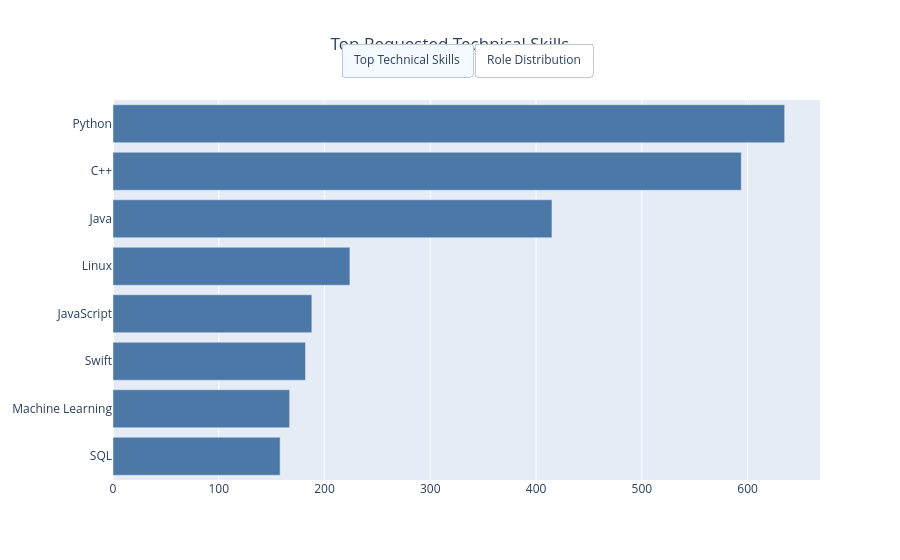

The code cell stored with this chart in its notebook:
### Code cell
import pandas as pd
import numpy as np
import re
from sklearn.model_selection import train_test_split
from sklearn.feature_extraction.text import TfidfVectorizer
from sklearn.ensemble import RandomForestClassifier
from sklearn.metrics import classification_report
import plotly.graph_objects as go

df = pd.read_csv('C:\\Users\\ARUN\\Downloads\\apple_jobs_cleaned.csv')
df = df.drop_duplicates().fillna('')

def extract_years(text):
    match = re.search(r'(\d+)\+?\s*(?:-|to)?\s*\d*\s*years?', str(text), re.IGNORECASE)
    return int(match.group(1)) if match else 0

def extract_education(text):
    text = str(text).upper()
    if 'PHD' in text: return 'PhD'
    if 'MS' in text or 'MASTER' in text: return 'Masters'
    if 'BS' in text or 'BACHELOR' in text: return 'Bachelors'
    return 'Not Specified'

def categorize_role(title):
    title = str(title).lower()
    if 'software' in title or 'developer' in title or 'ios' in title: return 'Software Engineering'
    if 'hardware' in title or 'silicon' in title or 'asic' in title: return 'Hardware Engineering'
    if 'data' in title or 'machine learning' in title or 'ai' in title: return 'Data & AI'
    if 'manager' in title or 'director' in title or 'lead' in title: return 'Management & Other'
    return 'Other'

df['years_exp'] = df['minimum_qual'].apply(extract_years)
df['edu_level'] = df['education&experience'].apply(extract_education)
df['role_category'] = df['title'].apply(categorize_role)

skills_to_track = ['Python', 'C++', 'Java', 'Swift', 'SQL', 'Machine Learning', 'Linux', 'JavaScript']
skill_counts = {}

for skill in skills_to_track:
    if skill == 'C++':
        df[skill] = df['minimum_qual'].apply(lambda x: 1 if re.search(r'c\+\+|cpp', str(x).lower()) else 0)
        skill_counts[skill] = df[skill].sum()
    else:
        df[skill] = df['minimum_qual'].apply(lambda x: 1 if re.search(r'\b' + re.escape(skill.lower()) + r'\b', str(x).lower()) else 0)
        skill_counts[skill] = df[skill].sum()

ml_df = df[df['role_category'].isin(['Software Engineering', 'Hardware Engineering', 'Data & AI', 'Management & Other'])]
X = ml_df['responsibilities'] + " " + ml_df['minimum_qual']
y = ml_df['role_category']

X_train, X_test, y_train, y_test = train_test_split(X, y, test_size=0.2, random_state=42, stratify=y)

vectorizer = TfidfVectorizer(stop_words='english', max_features=1500)
X_train_vec = vectorizer.fit_transform(X_train)
X_test_vec = vectorizer.transform(X_test)

clf = RandomForestClassifier(n_estimators=150, random_state=42, class_weight='balanced')
clf.fit(X_train_vec, y_train)

y_pred = clf.predict(X_test_vec)
print("Classification Report:\n")
print(classification_report(y_test, y_pred))

role_counts = df['role_category'].value_counts()
skill_df = pd.DataFrame(list(skill_counts.items()), columns=['Skill', 'Count']).sort_values(by='Count', ascending=True)

fig = go.Figure()

fig.add_trace(go.Bar(
    x=skill_df['Count'],
    y=skill_df['Skill'],
    orientation='h',
    visible=True,
    marker=dict(color='#4C78A8')
))

fig.add_trace(go.Pie(
    labels=role_counts.index,
    values=role_counts.values,
    hole=0.4,
    visible=False,
    marker=dict(colors=['#4C78A8', '#F58518', '#E45756', '#72B7B2'])
))

fig.update_layout(
    title="Top Requested Technical Skills",
    title_x=0.5,
    updatemenus=[
        dict(
            type="buttons",
            direction="right",
            active=0,
            x=0.5,
            y=1.15,
            xanchor="center",
            yanchor="top",
            buttons=list([
                dict(label="Top Technical Skills",
                     method="update",
                     args=[{"visible": [True, False]},
                           {"title": "Top Requested Technical Skills"}]),
                dict(label="Role Distribution",
                     method="update",
                     args=[{"visible": [False, True]},
                           {"title": "Distribution of Apple Job Categories"}])
            ])
        )
    ]
)

fig.write_html("apple_jobs_full_analysis.html")
fig.show()

### Figure 1 — Plotly figure (JSON) as saved in the notebook; plotly's stock layout.template omitted (floating-point values rounded to 4 significant figures)
{"data": [{"marker": {"color": "#4C78A8"}, "orientation": "h", "visible": true, "x": [158, 167, 182, 188, 224, 415, 594, 635], "y": ["SQL", "Machine Learning", "Swift", "JavaScript", "Linux", "Java", "C++", "Python"], "type": "bar"}, {"hole": 0.4, "labels": ["Other", "Software Engineering", "Management & Other", "Data & AI", "Hardware Engineering"], "marker": {"colors": ["#4C78A8", "#F58518", "#E45756", "#72B7B2"]}, "values": [855, 743, 228, 151, 56], "visible": false, "type": "pie"}], "layout": {"title": {"text": "Top Requested Technical Skills", "x": 0.5}, "updatemenus": [{"active": 0, "buttons": [{"args": [{"visible": [true, false]}, {"title": "Top Requested Technical Skills"}], "label": "Top Technical Skills", "method": "update"}, {"args": [{"visible": [false, true]}, {"title": "Distribution of Apple Job Categories"}], "label": "Role Distribution", "method": "update"}], "direction": "right", "type": "buttons", "x": 0.5, "xanchor": "center", "y": 1.15, "yanchor": "top"}]}}
